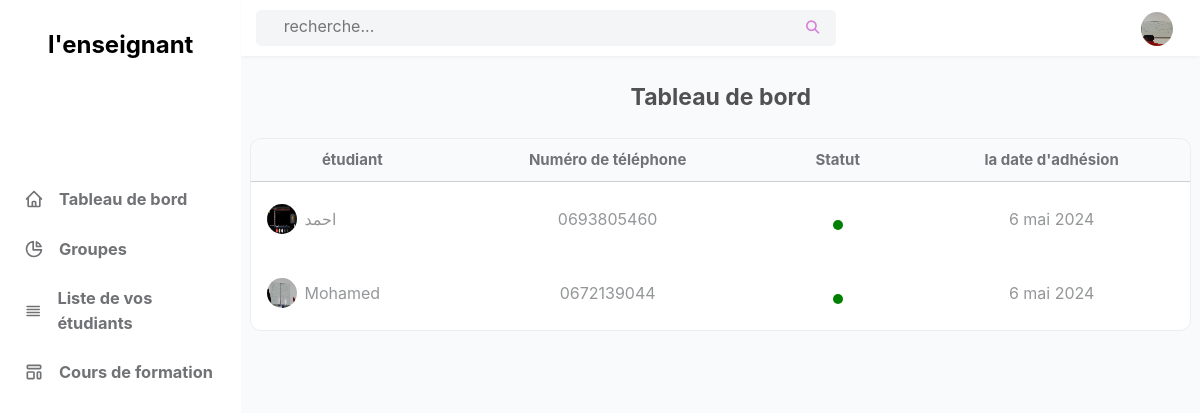
Screenshot of /Enseignants/étudiant.php (signed in) with the database file from the repository.
### tables this page shows
CREATE TABLE `Enseignants` (
  `id` int(101) NOT NULL,
  `name` varchar(100) NOT NULL,
  `email` varchar(100) NOT NULL,
  `password` varchar(100) NOT NULL,
  `Numéro` varchar(100) NOT NULL,
  `image` varchar(100) NOT NULL,
  `date` date NOT NULL DEFAULT current_timestamp()
);

CREATE TABLE `groups` (
  `id` int(101) NOT NULL,
  `étudiant_id` varchar(100) NOT NULL,
  `formation_id` varchar(100) NOT NULL,
  `Enseignants_id` varchar(100) NOT NULL,
  `Acceptation` int(100) NOT NULL,
  `date` timestamp NOT NULL DEFAULT current_timestamp()
);

### Enseignants/étudiant.php (the view, shortened to what this page needs)
<?php
include '../components/connect.php';
$Enseignants_id = $_SESSION['Enseignants_id'];
?>
<!DOCTYPE html>
<html lang="es">
  <head>
    <link
      rel="stylesheet"
      href="https://cdnjs.cloudflare.com/ajax/libs/font-awesome/6.1.1/css/all.min.css"
    />
    <link rel="stylesheet" href="../css/Enseignants.css">
  </head>
  <body>
    <div id="left" class="left">
      <div class="titi">
   <h2>l'enseignant</h2>
      </div>
      <ul>
      <a href="Enseignants.php" style="text-decoration: none;">
        <li class="tab">
          <svg
            class="w-5 h-5"
            aria-hidden="true"
            fill="none"
            stroke-linecap="round"
            stroke-linejoin="round"
            stroke-width="2"
            viewBox="0 0 24 24"
            stroke="currentColor"
          >
            <path
              d="M3 12l2-2m0 0l7-7 7 7M5 10v10a1 1 0 001 1h3m10-11l2 2m-2-2v10a1 1 0 01-1 1h-3m-6 0a1 1 0 001-1v-4a1 1 0 011-1h2a1 1 0 011 1v4a1 1 0 001 1m-6 0h6"
            ></path>
          </svg>
          <h3>Tableau de bord</h3>
        </li>
        </a>
        <a href="all_gr.php" style="text-decoration: none;">
        <li class="tab">
          <svg
            class="w-5 h-5"
            aria-hidden="true"
            fill="none"
            stroke-linecap="round"
            stroke-linejoin="round"
            stroke-width="2"
            viewBox="0 0 24 24"
            stroke="currentColor"
          >
            <path d="M11 3.055A9.001 9.001 0 1020.945 13H11V3.055z"></path>
            <path d="M20.488 9H15V3.512A9.025 9.025 0 0120.488 9z"></path>
          </svg>
          <h3>Groupes</h3>
            </li>
        </a>
        <a href="étudiant.php" style="text-decoration: none;">
        <li class="tab">
          <svg
            class="w-5 h-5"
            aria-hidden="true"
            fill="none"
            stroke-linecap="round"
            stroke-linejoin="round"
            stroke-width="2"
            viewBox="0 0 24 24"
            stroke="currentColor"
          >
            <path d="M4 6h16M4 10h16M4 14h16M4 18h16"></path>
          </svg>
          <h3>Liste de vos étudiants</h3>
        </li>
        </a>
        <a href="list_formation.php" style="text-decoration: none;">
        <li class="tab">
          <h3>Cours de formation</h3>
        </li>
        </a>
      </ul>
    </div>
    <div class="right">
      <header>
        <div class="contain">
          <div class="con-search">
            <form action="search.php" method="POST" class="search-form">
              <input type="search" name="search_box" placeholder="    recherche..." />
              <button type="submit" class="fas fa-search" name="search_btn"></button>
            </form>
          </div>
          <ul class="options">
            <li class="light-mode">
            </li>
            <li class="profile">
              <a href="profile.php" class="img-a">
                <?php
            $select_profile = $conn->prepare("SELECT * FROM `Enseignants` WHERE id = ?");
            $select_profile->execute([$Enseignants_id]);
            if($select_profile->rowCount() > 0){
               $fetch_profile = $select_profile->fetch(PDO::FETCH_ASSOC);
              ?>
              <?php
                        if($fetch_profile['image'] != ''){
                    ?>
                    <img src="../uploaded_img/<?= $fetch_profile['image']; ?>" style="width:34px; height:34px; border-radius:50%;" alt="" aria-hidden="true">
                    <?php
                }else {
            ?>
                    <img src="../img/chico.jpg" alt="" style="width:34px; height:34px; border-radius:50%;">
            <?php
            }
            ?>
            <?php
            }
            ?>
              </a>
            </li>
          </ul>
        </div>
      </header>
      <div class="main">
        <h2 class="ti">Tableau de bord</h2>
        <div class="grid-container">
        <div class="table-cont">
          <div class="div-table">
          <table>
            <thead>
              <tr>
              <th>étudiant</th>
                 <th>Numéro de téléphone</th>
                 <th>Statut</th>
                 <th>la date d'adhésion</th>
                 </tr>
            </thead>
            <?php
                  $select_Enseignants_id = $conn->prepare("SELECT * FROM `groups` WHERE Enseignants_id = ? ORDER BY id DESC LIMIT 10");
                  $select_Enseignants_id->execute([$Enseignants_id]);
                  if($select_Enseignants_id->rowCount() > 0){
                    while($fetch_Enseignants_id = $select_Enseignants_id->fetch(PDO::FETCH_ASSOC)){
                      $étudiant_id = $fetch_Enseignants_id['étudiant_id'];
                                $select_étudiant = $conn->prepare("SELECT * FROM `étudiant` WHERE id = ?");
                                $select_étudiant->execute([$étudiant_id]);
                                    if($select_étudiant->rowCount() > 0){
                                    $fetch_étudiant = $select_étudiant->fetch(PDO::FETCH_ASSOC);
                  ?>
            <tbody>
              <tr>
                <td class="tden">
                  <img src="../uploaded_img/<?= $fetch_étudiant['image']; ?>" alt="" class="pro_image">
                <?= $fetch_étudiant['name']; ?>
                </td>
                <td>
                <?= $fetch_étudiant['Numéro']; ?>
                </td>
                <td>
                <button class="loop" style="<?php if($fetch_étudiant['Numéro'] > 0){echo 'background:green; padding: 5px 5px; border-radius: 50%; border: none;'; } ?>"></button>
                </td>
                                <td>
                                <?php
                        $mois = array("janvier", "février", "mars", "avril", "mai", "juin", "juillet", "août", "septembre", "octobre", "novembre", "décembre");
                        $date_fr = date("j ", strtotime($fetch_étudiant['date'])) . $mois[date("n", strtotime($fetch_étudiant['date'])) - 1] . date(" Y", strtotime($fetch_étudiant['date']));
                        echo $date_fr;
                        ?>                                </td>
                              </tr>
                            </tbody>
                            <?php
                      }}
                  }else{
                      echo '<p class="empty"></p>';
                  }
                  ?>
                          </table>
                        </div>
                        </div>
</div>
</div>
  </body>
</html>

### css/Enseignants.css (style rules this page uses)
* { margin: 0; padding: 0; font-family: Inter, system-ui, -apple-system, BlinkMacSystemFont, Segoe UI, Roboto, Helvetica Neue, Arial, Noto Sans, sans-serif, Apple Color Emoji, Segoe UI Emoji, Segoe UI Symbol, Noto Color Emoji; line-height: 1.5; }
body { display: flex; height: 100vh; overflow: hidden; }
.left { display: flex; justify-content: start; gap: 84px; width: 17rem; flex-direction: column; min-width: 13rem; }
.titi { display: flex; align-items: center; justify-content: center; padding: 27px 12px; }
svg { width: 1.25rem; height: 26px; }
form.search-form { width: 100%; height: 100%; display: flex; }
button.fas.fa-search { width: 50px; border: none; background: unset; color: #d782d9; }
.tab { display: flex; align-items: center; gap: 15px; padding-left: 1.5rem; padding-right: 1.5rem; padding-top: 0.75rem; padding-bottom: 0.75rem; font-size: 14px; color: #707275; }
.right { display: flex; flex-direction: column; background: rgb(249 250 251); width: 90%; min-width: 200px; }
header { display: flex; align-items: center; justify-content: center; padding-top: 1rem; padding-bottom: 1rem; width: 100%; box-shadow: 0 4px 6px -1px rgba(0, 0, 0, 0), 0 2px 4px -1px rgba(0, 0, 0, 0.06); background: white; z-index: 2; }
.main { display: flex; flex-direction: column; height: 100vh; overflow-y: auto; overflow-x: clip; padding: 0px 10px; }
.pro_image { width: 30px; height: 30px; border-radius: 50%; }
.tden { display: flex; align-items: center; gap: 7px; height: 50px; }
a { text-decoration: none; color: #707275; }
h2.ti { font-size: 23px; text-align: center; color: rgb(81 80 83); width: 100%; margin: 1.5rem 0px; }
ol, ul { list-style: none; }
.contain { display: flex; align-items: center; justify-content: end; width: 100%; padding: 0px 1.5rem; }
.con-search { display: flex; align-items: center; justify-content: end; background: #f4f5f7; width: 552px; min-width: 200px; height: 36px; border-radius: 5px; margin-right: 118px; }
input[type="search"] { width: 100%; min-width: 174px; height: 32px; outline: none; border-radius: 5px; border: none; background: unset; font-size: 16px; padding-left: 10px; }
ul.options { width: 100px; display: flex; }
li.light-mode { width: 50%; display: flex; align-items: center; justify-content: center; padding: 5px; color: #7e3af2; cursor: pointer; }
li.profile { width: 50%; }
a.img-a { display: flex; width: 32px; height: 32px; }
.div-table { width: 100%; align-self: center; }
table { width: 100%; box-shadow: 0 0 0 1px rgba(0, 0, 0, 0.05); border-radius: 10px; border-collapse: collapse; overflow: hidden; }
th { padding: 0.75rem 1rem; text-align: center; line-height: 1.25; color: #707275; background: #f9fafb; font-size: 15px; border-bottom: 1px solid #80808033; }
td { padding: 0.75rem 1rem; background: white; text-align: center; color: rgb(148 150 152); }

### Enseignants/étudiant.php (style rules this page uses)
@media (min-width: 1120px) { .left { display: flex; justify-content: start; gap: 84px; width: 17rem; flex-direction: column; } }
@media (min-width: 1120px) { .con-search { margin-right: 250px; width: 580px; } }
@media (min-width: 1120px) { header { padding: 10px 0px; } }
@media (min-width: 1120px) { th { padding: 0.75rem 2rem; } }

### rows the page displays
enseignants: image (picture)
groups: étudiant.image (picture), étudiant.name "احمد", étudiant.Numéro "0693805460", étudiant.date "6 mai 2024"
groups: étudiant.image (picture), étudiant.name "Mohamed", étudiant.Numéro "0672139044", étudiant.date "6 mai 2024"
